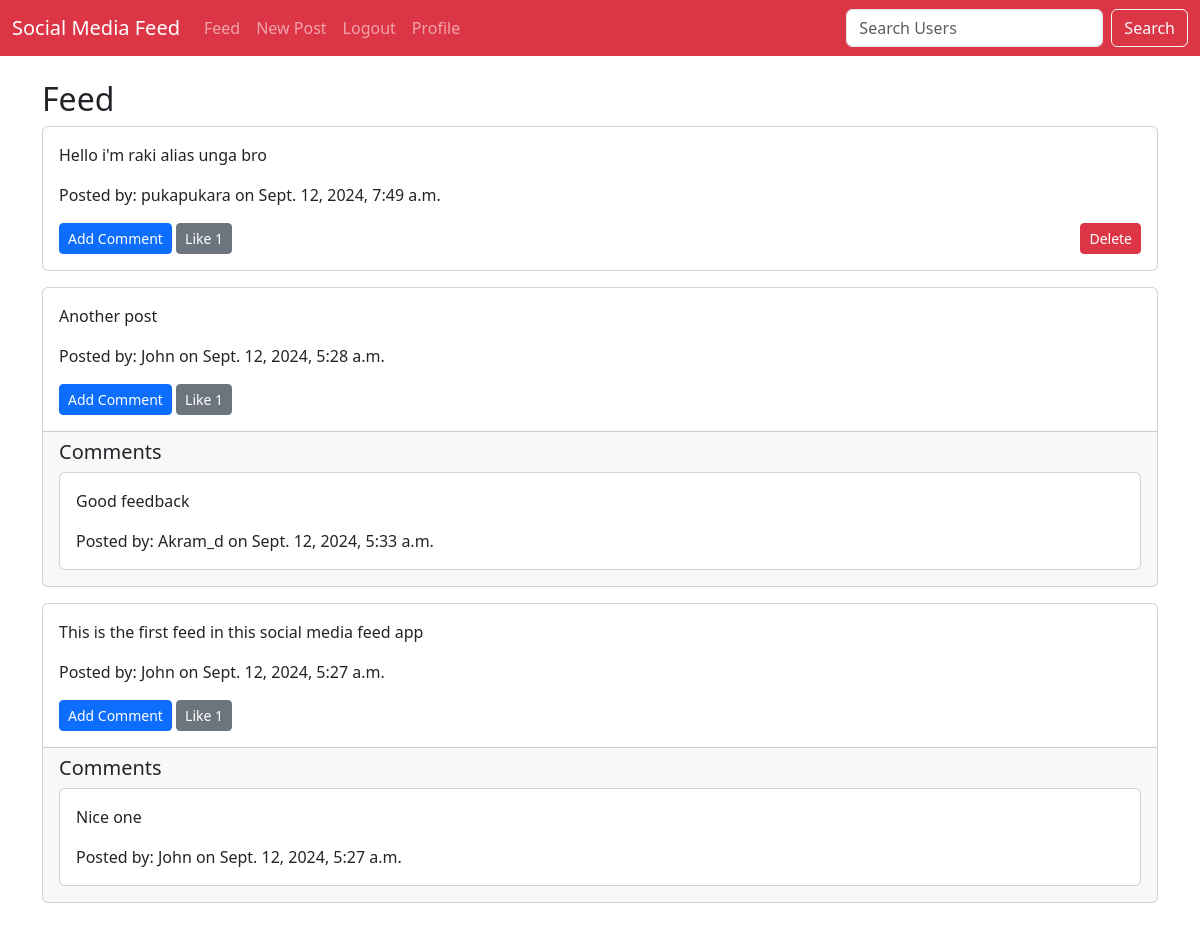
The page /feed/ (signed in) on the database its author committed.
### core/models.py (models this page shows, shortened)
class Post(models.Model):
    content = models.TextField()
    user = models.ForeignKey(User, on_delete=models.CASCADE, related_name='posts')
    created_at = models.DateTimeField(auto_now_add=True)
    updated_at = models.DateTimeField(auto_now=True)

class Comment(models.Model):
    content = models.TextField()
    user = models.ForeignKey(User, on_delete=models.CASCADE, related_name='comments')
    post = models.ForeignKey(Post, on_delete=models.CASCADE, related_name='comments')
    created_at = models.DateTimeField(auto_now_add=True)
    updated_at = models.DateTimeField(auto_now=True)

### core/views.py (the view)
# urls.py: path('feed/', views.feed, name='feed'),
def feed(request):
    posts = Post.objects.all().order_by('-created_at')
    if request.user.is_authenticated:
        return render(request, 'feed.html', {'posts': posts})
    else:
        return render(request, 'guest_feed.html', {'posts': posts})

### core/templates/feed.html (shortened to what this page needs)
{% extends 'base.html' %}
{% block content %}
  <h2>Feed</h2>
  {% for post in posts %}
    <div class="card mb-3">
      <div class="card-body">
        <p class="card-text">{{ post.content }}</p>
        <p class="card-text">Posted by: {{ post.user.username }} on {{ post.created_at }}</p>
        <div class="d-flex justify-content-between">
          <div>
            <a href="{% url 'comment_create' post.pk %}" class="btn btn-primary btn-sm">Add Comment</a>
            <a href="{% url 'like' post.pk %}" class="btn btn-secondary btn-sm">Like {{ post.likes.count }}</a>
          </div>
          {% if post.user == request.user %}
            <a href="{% url 'post_delete' post.pk %}" class="btn btn-danger btn-sm">Delete</a>
          {% endif %}
        </div>
      </div>
      {% if post.comments.exists %}
        <div class="card-footer">
          <h5>Comments</h5>
          {% for comment in post.comments.all %}
            <div class="card mb-2">
              <div class="card-body">
                <p class="card-text">{{ comment.content }}</p>
                <p class="card-text">Posted by: {{ comment.user.username }} on {{ comment.created_at }}</p>
              </div>
            </div>
          {% endfor %}
        </div>
      {% endif %}
    </div>
  {% endfor %}
{% endblock %}

### rows shown on the page
Post: content "Hello i'm raki alias unga bro", user.username "pukapukara", created_at "Sept. 12, 2024, 7:49 a.m.", likes.count "1", shows "Delete"
Post: content "Another post", user.username "John", created_at "Sept. 12, 2024, 5:28 a.m.", likes.count "1"
Comment: content "Good feedback", user.username "Akram_d", created_at "Sept. 12, 2024, 5:33 a.m."
Post: content "This is the first feed in this social media feed app", user.username "John", created_at "Sept. 12, 2024, 5:27 a.m.", likes.count "1"
Comment: content "Nice one", user.username "John", created_at "Sept. 12, 2024, 5:27 a.m."
